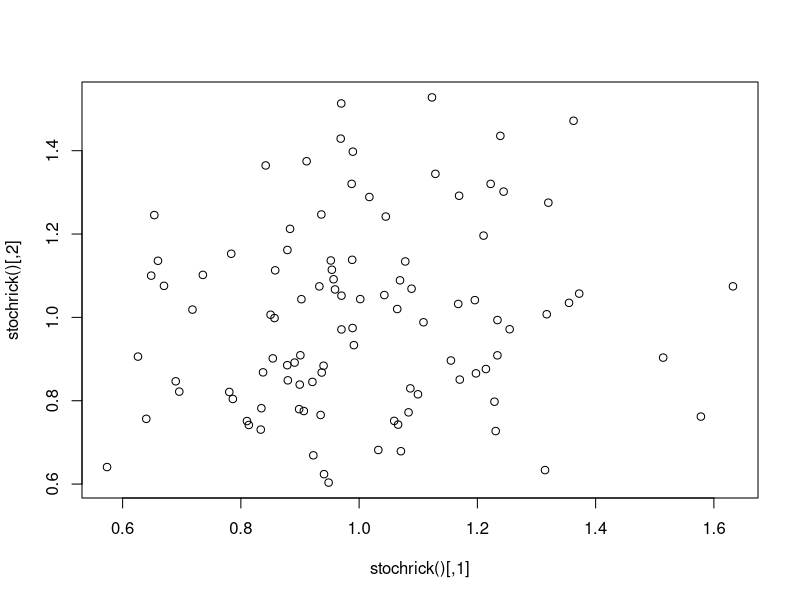
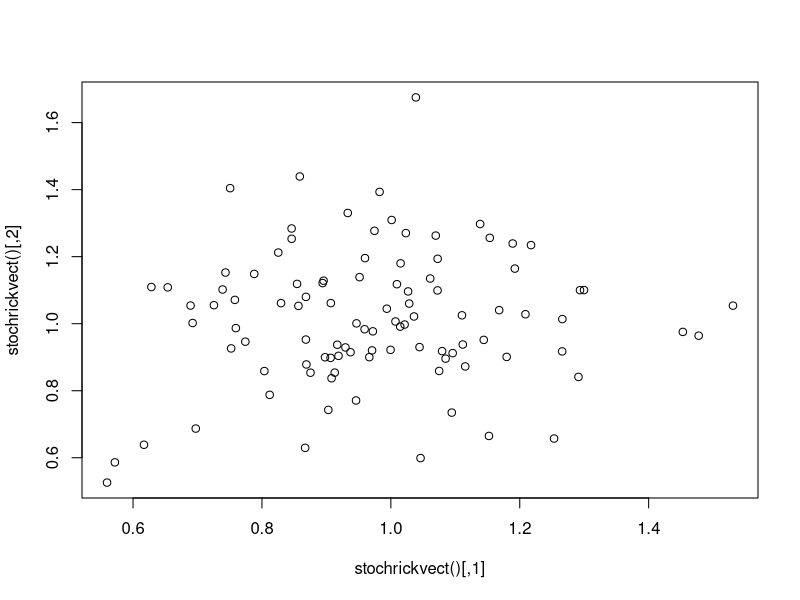

These charts were generated, in order, by the following R code:
#!/usr/bin/env Rscript 
# Vectorize2.R 
# Runs the stochastic (with gaussian fluctuations) Ricker Eqn .
# Then shows how it can be vectorized to speed up the time it takes

rm(list=ls())

stochrick<-function(p0=runif(1000,.5,1.5),r=1.2,K=1,sigma=0.2,numyears=100)
{
  #initialize
  N<-matrix(NA,numyears,length(p0))
  N[1,]<-p0
  
  for (pop in 1:length(p0)) #loop through the populations
  {
    for (yr in 2:numyears) #for each pop, loop through the years
    {
      N[yr,pop]<-N[yr-1,pop]*exp(r*(1-N[yr-1,pop]/K)+rnorm(1,0,sigma))
    }
  }
 return(N)

}
plot(stochrick())
# Now write another function called stochrickvect that vectorizes the above 
# to the extent possible, with improved performance: 

print("Stochastic Ricker takes:")
print(system.time(res2<-stochrick()))



rm(list=ls())

stochrickvect<-function(p0=runif(1000,.5,1.5),r=1.2,K=1,sigma=0.2,numyears=100)
{
  #initialize
  N<-matrix(NA,numyears,length(p0))
  N[1,]<-p0
  
  for (yr in 2:numyears) #for each pop, loop through the years
  {
    N[yr,]<-N[yr-1,]*exp(r*(1-N[yr-1,]/K)+rnorm(length(p0),0,sigma))
  }
  return(N)
  
}
plot(stochrickvect())

print("Vectorized Stochastic Ricker takes:")
print(system.time(res2<-stochrickvect()))


